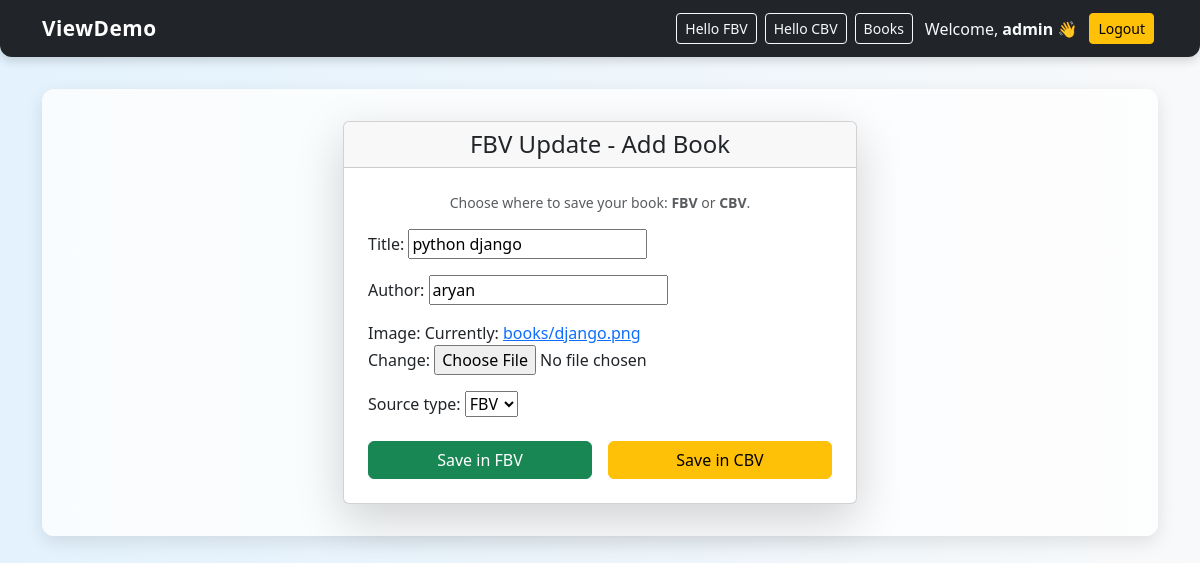
Screenshot of /books/1/edit-fbv/ (signed in) with the database file from the repository.
### myapp/models.py (models this page shows)
class Book(models.Model):
    title = models.CharField(max_length=200)
    author = models.CharField(max_length=200)
    image = models.ImageField(upload_to='books/')
    source_type = models.IntegerField(
        choices=[(1, 'FBV'), (2, 'CBV')],
        default=1
    )

### myapp/views.py (the view)
# urls.py: path("books/<int:pk>/edit-fbv/", views.book_update_fbv, name="book-update-fb"),
@login_required
def book_update_fbv(request, pk):
    book = get_object_or_404(Book, pk=pk)
    if request.method == 'POST':
        form = BookForm(request.POST, request.FILES, instance=book)
        if form.is_valid():
            form.save()
            return redirect('hello_fbv')
    else:
        form = BookForm(instance=book)
    return render(request, 'myapp/book_form.html', {'form': form, 'type': 'FBV Update'})

### myapp/forms.py
class BookForm(forms.ModelForm):
    class Meta:
        model = Book
        fields = ['title', 'author', 'image', 'source_type']

### myapp/templates/myapp/book_form.html (shortened to what this page needs)
{% extends "myapp/index.html" %}
{% block content %}
<div class="row justify-content-center">
  <div class="col-md-6">
    <div class="card shadow-lg">
      <div class="card-header text-center">
        <h4 class="mb-0">{{ type }} - Add Book</h4>
      </div>
      <div class="card-body p-4">
        <form method="post" enctype="multipart/form-data" class="needs-validation" novalidate>
          <p class="text-muted small text-center">
            Choose where to save your book: <strong>FBV</strong> or <strong>CBV</strong>.
          </p>
          {{ form.as_p }}
          <div class="d-flex gap-3 mt-4">
            <button type="submit" name="save_fbv" value="1" class="btn btn-success w-50">Save in FBV</button>
            <button type="submit" name="save_cbv" value="1" class="btn btn-warning w-50">Save in CBV</button>
          </div>
        </form>
      </div>
    </div>
  </div>
</div>
{% endblock %}

### myapp/templates/myapp/index.html (shortened to what this page needs)
<!DOCTYPE html>
<html lang="en">
<head>
    <link href="https://cdn.jsdelivr.net/npm/bootstrap@5.3.0/dist/css/bootstrap.min.css" rel="stylesheet">
</head>
<body>
    <nav class="navbar navbar-expand-lg navbar-dark bg-dark">
        <div class="container">
            <a class="navbar-brand" href="{% url 'index' %}">ViewDemo</a>
            <div class="d-flex align-items-center">
                {% if user.is_authenticated %}
                    <a href="{% url 'hello_fbv' %}" class="btn btn-outline-light btn-sm mx-1">Hello FBV</a>
                    <a href="{% url 'hello_cbv' %}" class="btn btn-outline-light btn-sm mx-1">Hello CBV</a>
                    <a href="{% url 'book_form' %}" class="btn btn-outline-light btn-sm mx-1">Books</a>
                    <span class="text-light mx-2">Welcome, <strong>{{ user.username }}</strong> 👋</span>
                    <form method="post" action="{% url 'logout' %}" class="d-inline mx-1">
                        <button type="submit" class="btn btn-warning btn-sm">Logout</button>
                    </form>
                {% else %}
                    <a href="{% url 'login' %}" class="btn btn-success btn-sm mx-1">Login</a>
                    <a href="{% url 'register' %}" class="btn btn-primary btn-sm">Register</a>
                {% endif %}
            </div>
        </div>
    </nav>
    <div class="container">
        <div class="content-container">
            {% block content %}{% endblock %}
        </div>
    </div>
</body>
</html>

### myapp/templates/myapp/index.html (style rules this page uses)
body { background: linear-gradient(to right, #e3f2fd, #f8f9fa); font-family: "Segoe UI", Tahoma, Geneva, Verdana, sans-serif; min-height: 100vh; }
.navbar { border-radius: 0 0 12px 12px; box-shadow: 0 4px 10px rgba(0,0,0,0.15); }
.navbar-brand { font-weight: bold; font-size: 1.3rem; letter-spacing: 0.5px; }
.navbar .btn { transition: transform 0.15s ease-in-out; font-weight: 500; }
.content-container { margin-top: 2rem; padding: 2rem; border-radius: 12px; background: #ffffffcc; box-shadow: 0 6px 18px rgba(0,0,0,0.1); }

### rows the page displays
Book: title "python django", author "aryan", source_type "FBV"

### other values shown
{{ user.username }} "admin"
{{ type }} "FBV Update"
